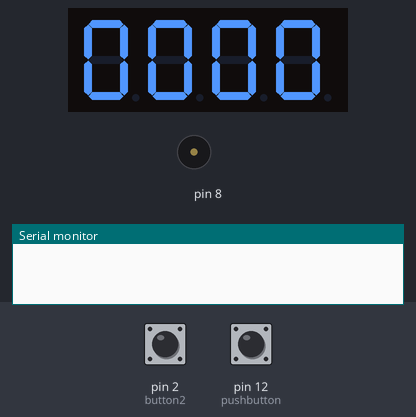
A sketch run on a simulated Arduino Uno, built with avr-gcc and run on an emulated ATmega328P. Shown: 4-digit seven-segment display, buzzer (waves = sounding), the last lines printed to the serial monitor. Inputs (shaded band) come from the test bench; at power-on: pin 2 (button2) HIGH, pin 12 (pushbutton) HIGH.

Above: at 1.2 s.
1.3 s: pin 2 (button2) pulled LOW for 0.15 s
At 2.8 s:
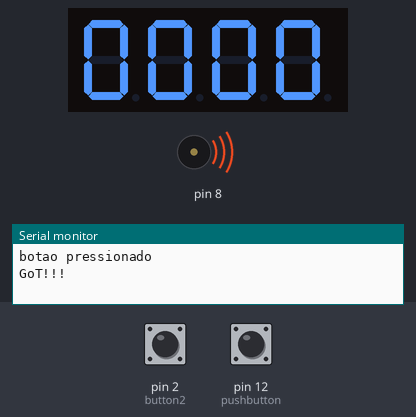
3.8 s: pin 12 (pushbutton) pulled LOW for 3.2 s
At 7.2 s:
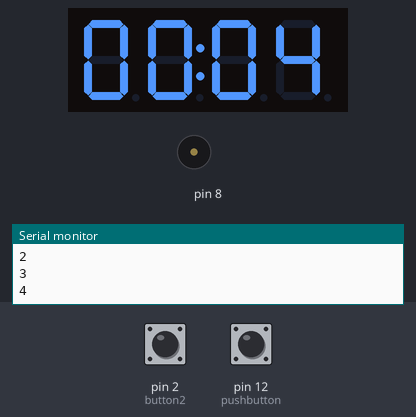
8.5 s: pin 12 (pushbutton) pulled LOW for 0.15 s
At 9.6 s:
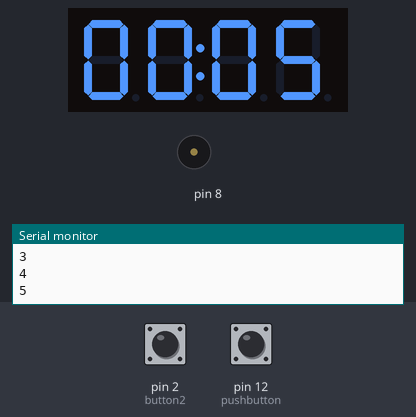
10.1 s: pin 2 (button2) pulled LOW for 1 s
At 12.9 s:
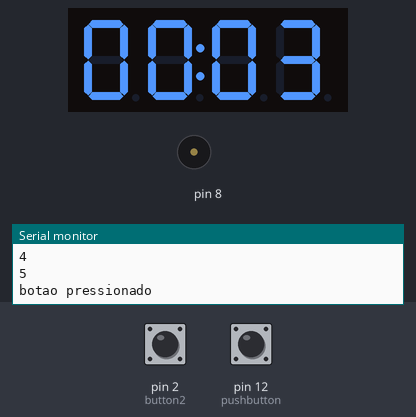
Timing chart, 0 to 16.7 s (numbered marks = the images above; inputs shaded):
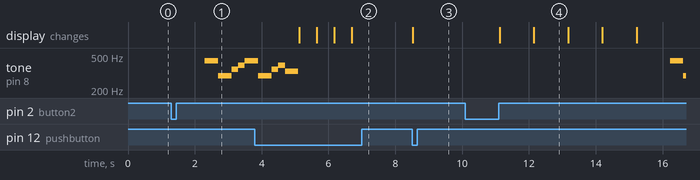

The sketch:

_4digit_lcd.ino
```cpp
#include <TM1637.h>
int pushbutton = 12;
int CLK = 4;
int DIO = 3;
int NUMBER = 0;
int button2 = 2;

TM1637 tm(CLK,DIO);

void setup() {
  // put your setup code here, to run once:
   pinMode(pushbutton, INPUT_PULLUP);
   pinMode(button2, INPUT_PULLUP);
 tm.init();
 tm.set(2);
 Serial.begin(9600);
 tm.display(0,0);
 tm.display(1,0);
 tm.display(2,0);
 tm.display(3,0);
 pinMode(8,OUTPUT);
}
void displayNumber(int num){
   tm.point(0);
    tm.display(3, num % 10);
    tm.display(2, num / 10 % 10);
    tm.display(1, num / 100 % 10);
    tm.display(0, num / 1000 % 10);
}
void displayTime(int seconds){
    int minutes = seconds / 60;
    seconds = seconds % 60;

    tm.point(1);
    tm.display(3, seconds % 10);
    tm.display(2, seconds / 10 % 10);
    tm.display(1, minutes % 10);
    tm.display(0, minutes / 10 % 10);
}

void iniciaTimer(){
  while (NUMBER>0){
  NUMBER--;
  displayTime(NUMBER);
  delay(1000);

  }
}

void iniciaMusica(){
  Serial.println("GoT!!!");
  int tempo = 400;
  tone(8,440,tempo); //LA
  delay(tempo);
  tone(8,294,tempo); //RE
  delay(tempo);
  tone(8,349,tempo/2); //FA - O tempo/2 faz com que demore metade do valor estipulado anteriormente, pois essa parte é mais rápida
  delay(tempo/2);
  tone(8,392,tempo/2); //SOL
  delay(tempo/2);
  tone(8,440,tempo); //LA
  delay(tempo);
  tone(8,294,tempo); //RE
  delay(tempo);
  tone(8,349,tempo/2); //FA
  delay(tempo/2);
  tone(8,392,tempo/2); //SOL
  delay(tempo/2);
  tone(8,330,tempo); //MI
  delay(tempo);
  }

void loop() {

if (digitalRead(button2) == LOW) {
  Serial.println("botao pressionado");
  delay(1000);
  iniciaTimer();

  while(digitalRead(pushbutton) != LOW){
    iniciaMusica();
  }

}


 if (digitalRead(pushbutton) == LOW) {
   NUMBER++;
   Serial.println(NUMBER);
   displayTime(NUMBER);
   delay(500);
 }


}
```

Measured:
- after the input at 1.3 s, tone on pin 8: plays 440 Hz for 0.40 s, 294 Hz for 0.40 s, 349 Hz for 0.20 s, 392 Hz for 0.20 s, 440 Hz for 0.30 s, starting after 1.0 s
- after the input at 3.8 s, the display: first changes after 1.3 s (image 2 shows a later state)
- after the input at 8.5 s, the display: changes at once (image 3)
- after the input at 10.1 s, tone on pin 8: silent → 440 Hz after 6.1 s, → 294 Hz 0.40 s later; the display: first changes after 1.0 s (image 4 shows a later state)
- what the display in image 4 shows lasts 1.1 s, from 12.1 s to 13.2 s
